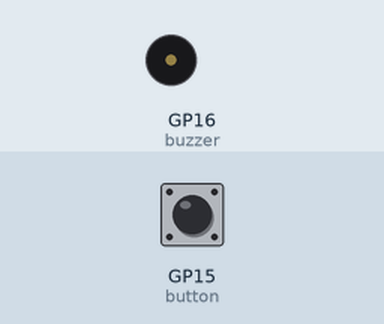
This program was run on a simulated Raspberry Pi Pico running MicroPython. Parts: buzzer (waves = sounding). The test bench sets the inputs (shaded band); at power-on: GP15 (button) HIGH.

Above: at 1.2 s.
1.3 s: GP15 (button) pulled LOW for 0.15 s
At 1.38 s:
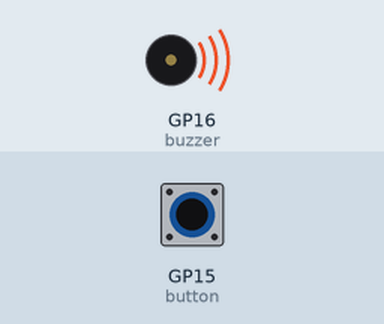
2.9 s: GP15 (button) pulled LOW for 3.2 s
At 7.1 s:
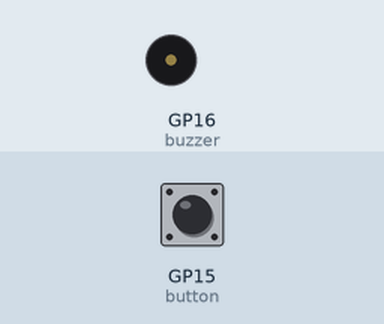
Timing chart, 0 to 8.6 s (numbered marks = the images above; inputs shaded):
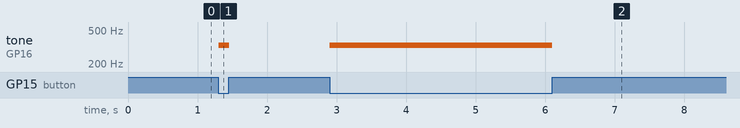

The program:

Doorbell.py
```python
from machine import Pin, PWM
from time import sleep

button = Pin(15, Pin.IN, Pin.PULL_UP)
buzzer = PWM(Pin(16))

while True:
    if button.value() == 0:
        buzzer.freq(330)          # E4 note
        buzzer.duty_u16(32768)    # 50% duty cycle
    else:
        buzzer.duty_u16(0)        # Silent

    sleep(0.01)
```

Measured:
- after the input at 1.3 s, tone on GP16 (buzzer): silent → 330 Hz at once, → silent 0.15 s later
- after the input at 2.9 s, tone on GP16 (buzzer): silent → 330 Hz at once, → silent 3.2 s later
